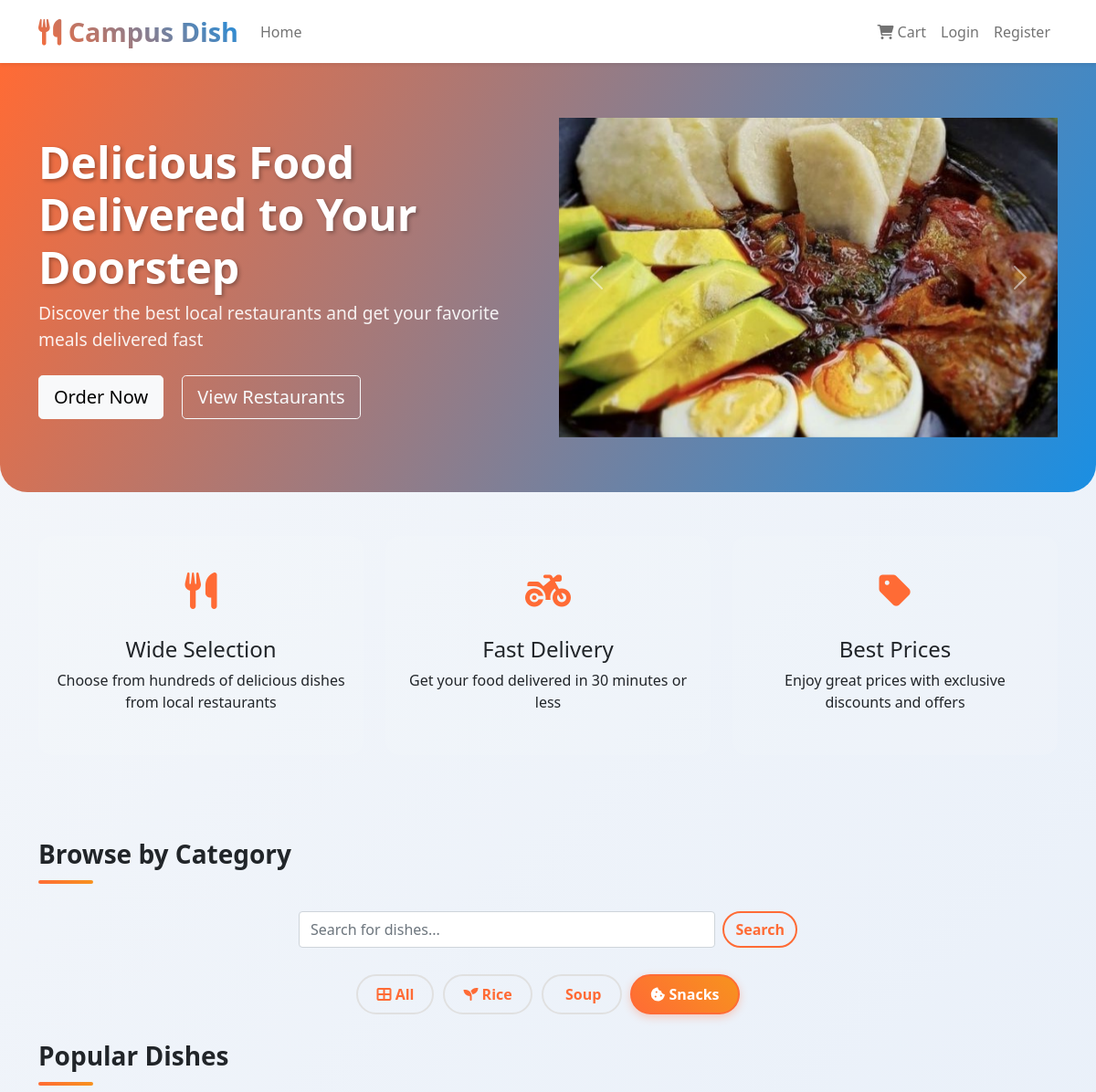
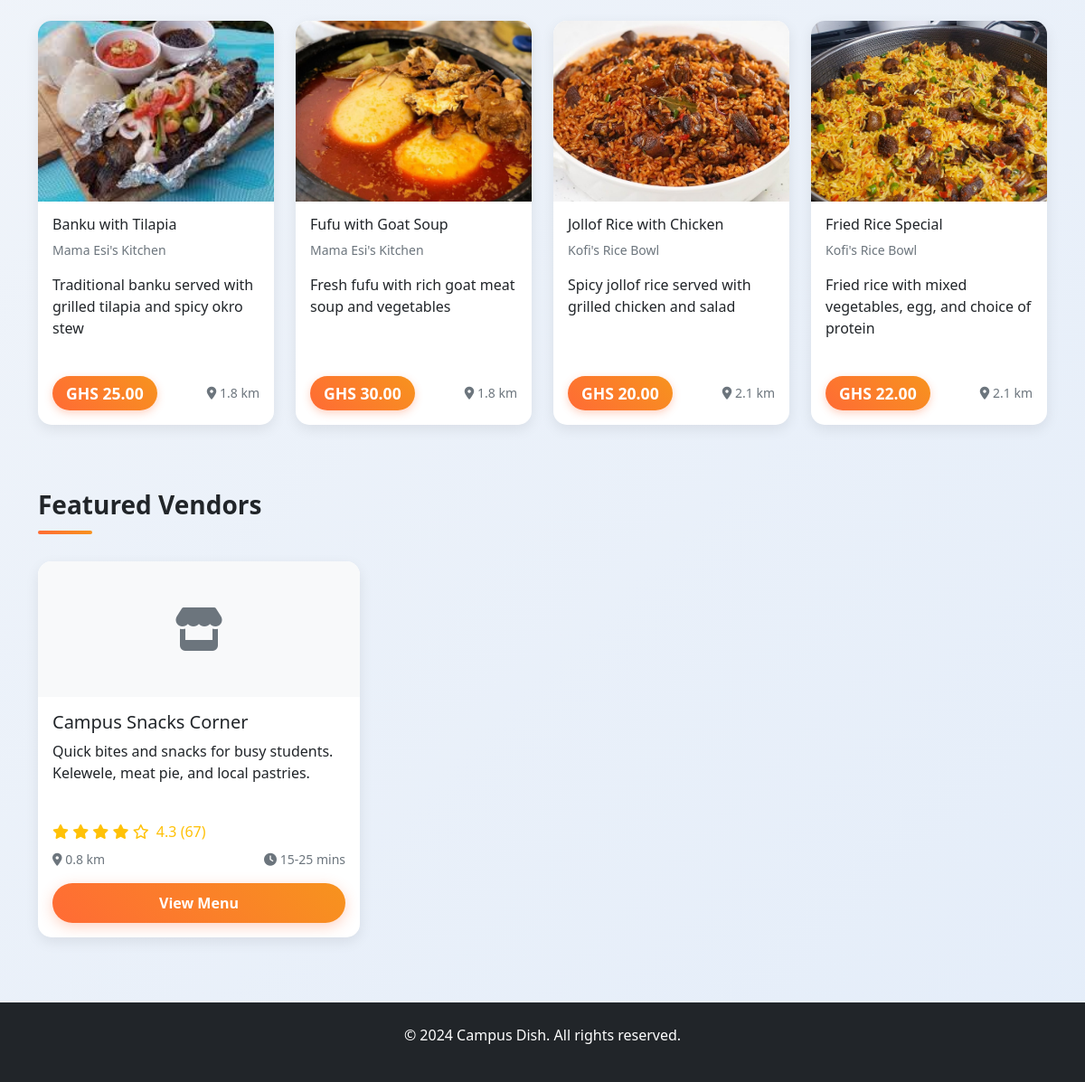
The app's page /?category=snacks with its own data (2 pictures, top to bottom).
### vendors/models.py (models this page shows, shortened)
class MenuItem(models.Model):
    CATEGORY_CHOICES = [
        ('rice', 'Rice'),
        ('soup', 'Soup'),
        ('snacks', 'Snacks'),
        ('other', 'Other'),
    ]
    vendor = models.ForeignKey(Vendor, on_delete=models.CASCADE, related_name='menu_items')
    name = models.CharField(max_length=100)
    description = models.TextField()
    price = models.DecimalField(max_digits=8, decimal_places=2)
    image = models.ImageField(upload_to='menu_items/', blank=True, null=True)
    category = models.CharField(max_length=20, choices=CATEGORY_CHOICES, default='other')
    is_available = models.BooleanField(default=True)
    created_at = models.DateTimeField(auto_now_add=True)
    def get_default_image(self):
        name_lower = self.name.lower()
        image_mapping = {
            'banku': 'img/Banku.jpeg.jpg',
            'jollof': 'img/Jollof.jpg',
            'fried rice': 'img/Fried rice.jpg',
            'rice': 'img/Rice with stew.jpg',
            'fufu': 'img/Fufu.jpg',
            'waakye': 'img/waakye.jpg',
            'kenkey': 'img/Kenkey.jpg',
            'beans': 'img/Beans.jpg',
            'spaghetti': 'img/spag.jpg',
            'spag': 'img/spag.jpg',
            'gob3': 'img/G)b3.jpg',
            'gobe': 'img/G)b3.jpg',
            'apesie': 'img/Apesie.jpg',
            'groundnut soup': 'img/peanut_soup.webp',
            'palm nut soup': 'img/palmnut soup.jpg',
            'light soup': 'img/lightsoup.jpg',
            'kelewele': 'img/Kelewele.jpg',
            'meat pie': 'img/meat pie.jpg',
            'chin chin': 'img/chin chin.jpg',
            'bofrot': 'img/bofrot.jpg',
        }
        for key, image_path in image_mapping.items():
            if key in name_lower:
                return image_path
        return None

class Vendor(models.Model):
    name = models.CharField(max_length=100)
    description = models.TextField()
    image = models.ImageField(upload_to='vendors/', blank=True, null=True)
    rating = models.DecimalField(max_digits=3, decimal_places=1, default=0.0)
    review_count = models.IntegerField(default=0)
    distance = models.DecimalField(max_digits=5, decimal_places=1, help_text="Distance in km")
    delivery_time = models.CharField(max_length=20, help_text="e.g., 20-30 mins")
    owner = models.ForeignKey(User, on_delete=models.CASCADE, null=True, blank=True)
    created_at = models.DateTimeField(auto_now_add=True)

### vendors/views.py (the view)
# urls.py: 2. Add a URL to urlpatterns:  path('', views.home, name='home')
def home(request):
    category = request.GET.get('category', 'all')
    vendors = Vendor.objects.all()
    if category != 'all':
        vendors = vendors.filter(menu_items__category=category).distinct()
    popular_items = MenuItem.objects.filter(is_available=True)[:12]
    context = {
        'vendors': vendors,
        'popular_items': popular_items,
        'current_category': category,
        'categories': ['all', 'rice', 'soup', 'snacks'],
    }
    return render(request, 'vendors/home.html', context)

### orders/context_processors.py (called while the page is built)
def cart_count(request):
    if request.user.is_authenticated:
        try:
            cart = Cart.objects.get(user=request.user)
            return {'cart_count': cart.total_items}
        except Cart.DoesNotExist:
            return {'cart_count': 0}
    else:
        session_key = request.session.session_key
        if session_key:
            try:
                cart = Cart.objects.get(session_key=session_key)
                return {'cart_count': cart.total_items}
            except Cart.DoesNotExist:
                return {'cart_count': 0}
    return {'cart_count': 0}

### templates/vendors/home.html (shortened to what this page needs)
{% extends 'base.html' %}
{% load static %}
{% block content %}
<div class="hero-section text-center">
    <div class="container">
        <div class="row align-items-center">
            <div class="col-md-6 text-start">
                <h1>Delicious Food Delivered to Your Doorstep</h1>
                <p class="lead">Discover the best local restaurants and get your favorite meals delivered fast</p>
                <div class="mt-4">
                    <a href="#popular-dishes" class="btn btn-light btn-lg me-3 float">Order Now</a>
                    <a href="#featured-vendors" class="btn btn-outline-light btn-lg float">View Restaurants</a>
                </div>
            </div>
            <div class="col-md-6">
                <div id="heroCarousel" class="carousel slide" data-bs-ride="carousel">
                    <div class="carousel-inner">
                        <div class="carousel-item active">
                            <img src="{% static 'img/Apesie.jpg' %}" class="d-block w-100 carousel-img" alt="Apesie">
                        </div>
                    </div>
                    <button class="carousel-control-prev" type="button" data-bs-target="#heroCarousel" data-bs-slide="prev">
                        <span class="carousel-control-prev-icon" aria-hidden="true"></span>
                    </button>
                    <button class="carousel-control-next" type="button" data-bs-target="#heroCarousel" data-bs-slide="next">
                        <span class="carousel-control-next-icon" aria-hidden="true"></span>
                    </button>
                </div>
            </div>
        </div>
    </div>
</div>
<div class="container-fluid p-0">
    <div class="container my-5">
        <div class="row text-center">
            <div class="col-md-4 mb-4 fade-in delay-1">
                <div class="feature-card float">
                    <div class="feature-icon">
                        <i class="fas fa-utensils"></i>
                    </div>
                    <h4>Wide Selection</h4>
                    <p>Choose from hundreds of delicious dishes from local restaurants</p>
                </div>
            </div>
            <div class="col-md-4 mb-4 fade-in delay-2">
                <div class="feature-card float">
                    <div class="feature-icon">
                        <i class="fas fa-motorcycle"></i>
                    </div>
                    <h4>Fast Delivery</h4>
                    <p>Get your food delivered in 30 minutes or less</p>
                </div>
            </div>
            <div class="col-md-4 mb-4 fade-in delay-3">
                <div class="feature-card float">
                    <div class="feature-icon">
                        <i class="fas fa-tag"></i>
                    </div>
                    <h4>Best Prices</h4>
                    <p>Enjoy great prices with exclusive discounts and offers</p>
                </div>
            </div>
        </div>
    </div>
    <div class="container my-4">
        <div class="row">
            <div class="col-12">
                <h3 class="section-title">Browse by Category</h3>
                <div class="row justify-content-center mb-4">
                    <div class="col-md-6">
                        <form class="d-flex" method="GET" action="{% url 'home' %}">
                            <input class="form-control me-2" type="search" placeholder="Search for dishes..." aria-label="Search" name="search">
                            <button class="btn btn-outline-primary" type="submit">Search</button>
                        </form>
                    </div>
                </div>
                <div class="d-flex flex-wrap justify-content-center">
                    {% for category in categories %}
                        <a href="?category={{ category }}"
                           class="btn filter-btn {% if current_category == category %}btn-primary active pulse{% else %}btn-outline-primary{% endif %} fade-in delay-{{ forloop.counter }}">
                            {% if category == 'all' %}
                                <i class="fas fa-th-large"></i> All
                            {% elif category == 'rice' %}
                                <i class="fas fa-seedling"></i> Rice
                            {% elif category == 'soup' %}
                                 Soup
                            {% elif category == 'snacks' %}
                                <i class="fas fa-cookie-bite"></i> Snacks
                            {% endif %}
                        </a>
                    {% endfor %}
                </div>
                </div>
            </div>
            </div>
        </div>
    <div class="container" id="popular-dishes">
        <div class="row">
            <div class="col-12">
                <h3 class="section-title">Popular Dishes</h3>
            </div>
        </div>
        <div class="row">
            {% for item in popular_items|slice:":4" %}
                <div class="col-lg-3 col-md-4 col-sm-6 mb-4 fade-in delay-{{ forloop.counter0|divisibleby:4|add:forloop.counter0|divisibleby:4 }}">
                    <div class="card food-card h-100">
                        {% if item.image %}
                            <img src="{{ item.image.url }}" class="card-img-top" alt="{{ item.name }}">
                        {% elif item.get_default_image %}
                            <img src="{% static item.get_default_image %}" class="card-img-top" alt="{{ item.name }}">
                        {% else %}
                            <div class="card-img-top bg-light d-flex align-items-center justify-content-center" style="height: 200px;">
                                <i class="fas fa-utensils fa-3x text-muted"></i>
                            </div>
                        {% endif %}
                        <div class="card-body d-flex flex-column">
                            <h6 class="card-title">{{ item.name }}</h6>
                            <p class="card-text text-muted small">{{ item.vendor.name }}</p>
                            <p class="card-text flex-grow-1">{{ item.description|truncatewords:10 }}</p>
                            <div class="d-flex justify-content-between align-items-center mt-auto">
                                <span class="price-tag">GHS {{ item.price }}</span>
                                <small class="text-muted">
                                    <i class="fas fa-map-marker-alt"></i> {{ item.vendor.distance }} km
                                </small>
                            </div>
                        </div>
                    </div>
                </div>
            {% endfor %}
        </div>
    </div>
    {% if vendors %}
    <div class="container mt-5" id="featured-vendors">
        <div class="row">
            <div class="col-12">
                <h3 class="section-title">Featured Vendors</h3>
            </div>
        </div>
        <div class="row">
            {% for vendor in vendors %}
                <div class="col-lg-4 col-md-6 mb-4 fade-in delay-{{ forloop.counter0|divisibleby:3|add:forloop.counter0|divisibleby:3 }}">
                    <div class="card vendor-card h-100">
                        {% if vendor.image %}
                            <img src="{{ vendor.image.url }}" class="card-img-top" alt="{{ vendor.name }}">
                        {% else %}
                            <div class="card-img-top bg-light d-flex align-items-center justify-content-center" style="height: 150px;">
                                <i class="fas fa-store fa-3x text-muted"></i>
                            </div>
                        {% endif %}
                        <div class="card-body d-flex flex-column">
                            <h5 class="card-title">{{ vendor.name }}</h5>
                            <p class="card-text flex-grow-1">{{ vendor.description|truncatewords:15 }}</p>
                            <div class="d-flex justify-content-between align-items-center mb-2">
                                <div class="rating">
                                    {% for i in "12345" %}
                                        {% if forloop.counter <= vendor.rating %}
                                            <i class="fas fa-star"></i>
                                        {% else %}
                                            <i class="far fa-star"></i>
                                        {% endif %}
                                    {% endfor %}
                                    <span class="ms-1">{{ vendor.rating }} ({{ vendor.review_count }})</span>
                                </div>
                            </div>
                            <div class="d-flex justify-content-between align-items-center mb-3">
                                <small class="text-muted">
                                    <i class="fas fa-map-marker-alt"></i> {{ vendor.distance }} km
                                </small>
                                <small class="text-muted">
                                    <i class="fas fa-clock"></i> {{ vendor.delivery_time }}
                                </small>
                            </div>
                            <a href="{% url 'vendors:vendor_detail' vendor.id %}" class="btn btn-primary">
                                View Menu
                            </a>
                        </div>
                    </div>
                </div>
            {% endfor %}
        </div>
    </div>
    {% endif %}
{% endblock %}

### templates/base.html (style rules this page uses)
:root { --primary-color: #ff6b35; --secondary-color: #f7931e; --dark-color: #2c3e50; --light-color: #ecf0f1; --accent-color: #1a8fe3; }
body { font-family: 'Segoe UI', Tahoma, Geneva, Verdana, sans-serif; background: linear-gradient(135deg, #f5f7fa 0%, #e4edf9 100%); background-attachment: fixed; min-height: 100vh; }
.btn-primary { background: linear-gradient(45deg, var(--primary-color), var(--secondary-color)); border: none; font-weight: 600; padding: 10px 20px; border-radius: 30px; transition: all 0.3s ease; box-shadow: 0 4px 15px rgba(255, 107, 53, 0.3); }
.btn-outline-primary { border: 2px solid var(--primary-color); color: var(--primary-color); font-weight: 600; border-radius: 30px; transition: all 0.3s ease; }
.card { border: none; border-radius: 15px; box-shadow: 0 5px 15px rgba(0,0,0,0.08); transition: all 0.3s ease; overflow: hidden; margin-bottom: 25px; }
.food-card img { height: 200px; object-fit: cover; transition: transform 0.3s ease; }
.price-tag { background: linear-gradient(45deg, var(--primary-color), var(--secondary-color)); color: white; padding: 6px 15px; border-radius: 20px; font-weight: bold; font-size: 1.1rem; box-shadow: 0 3px 10px rgba(255, 107, 53, 0.3); }
.rating { color: #ffc107; }
.filter-btn { margin: 5px; border-radius: 30px; font-weight: 600; padding: 8px 20px; border: 2px solid #e0e0e0; transition: all 0.3s ease; }
.filter-btn.active { background: linear-gradient(45deg, var(--primary-color), var(--secondary-color)); border-color: var(--primary-color); color: white; box-shadow: 0 3px 10px rgba(255, 107, 53, 0.3); }
.hero-section { background: linear-gradient(120deg, var(--primary-color), var(--accent-color)); color: white; padding: 60px 0; border-radius: 0 0 30px 30px; margin-bottom: 40px; }
.hero-section h1 { font-weight: 800; font-size: 3rem; text-shadow: 2px 2px 4px rgba(0,0,0,0.3); }
.hero-section p { font-size: 1.2rem; opacity: 0.9; }
.section-title { position: relative; padding-bottom: 15px; margin-bottom: 30px; font-weight: 700; }
.section-title:after { content: ''; position: absolute; bottom: 0; left: 0; width: 60px; height: 4px; background: linear-gradient(45deg, var(--primary-color), var(--secondary-color)); border-radius: 2px; }
.feature-icon { font-size: 2.5rem; color: var(--primary-color); margin-bottom: 20px; }
.feature-card { text-align: center; padding: 30px 20px; background: rgba(255, 255, 255, 0.1); backdrop-filter: blur(10px); border-radius: 15px; margin-bottom: 20px; transition: all 0.3s ease; }
.fade-in { animation: fadeIn 0.6s ease-out forwards; }
.delay-1 { animation-delay: 0.1s; }
.delay-2 { animation-delay: 0.2s; }
.delay-3 { animation-delay: 0.3s; }
.delay-4 { animation-delay: 0.4s; }
.pulse { animation: pulse 2s infinite; }
.float { animation: float 3s ease-in-out infinite; }

### records on screen
MenuItem: shows a picture, name "Banku with Tilapia", vendor.name "Mama Esi's Kitchen", description "Traditional banku served with grilled tilapia and spicy okro stew", price "25.00", vendor.distance "1.8"
MenuItem: shows a picture, name "Fufu with Goat Soup", vendor.name "Mama Esi's Kitchen", description "Fresh fufu with rich goat meat soup and vegetables", price "30.00", vendor.distance "1.8"
MenuItem: shows a picture, name "Jollof Rice with Chicken", vendor.name "Kofi's Rice Bowl", description "Spicy jollof rice served with grilled chicken and salad", price "20.00", vendor.distance "2.1"
MenuItem: shows a picture, name "Fried Rice Special", vendor.name "Kofi's Rice Bowl", description "Fried rice with mixed vegetables, egg, and choice of protein", price "22.00", vendor.distance "2.1"
Vendor: name "Campus Snacks Corner", description "Quick bites and snacks for busy students. Kelewele, meat pie, and local pastries.", rating "4.3", review_count "67", distance "0.8", delivery_time "15-25 mins"
